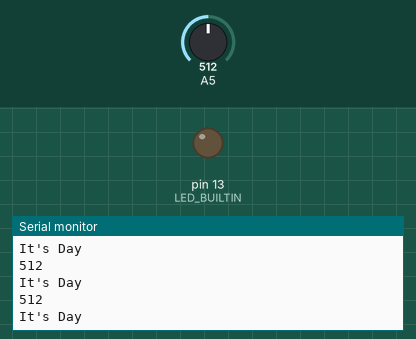
Simulated run of this sketch. Board: Arduino Uno, built with avr-gcc and run on an emulated ATmega328P. On the bench: output pins drawn as LEDs (lit = HIGH), the last lines printed to the serial monitor. Inputs (shaded band) come from the test bench; at power-on: A5 = 512.

Above: at 1.2 s.
1.3 s: A5 set to 104
At 2.2 s:
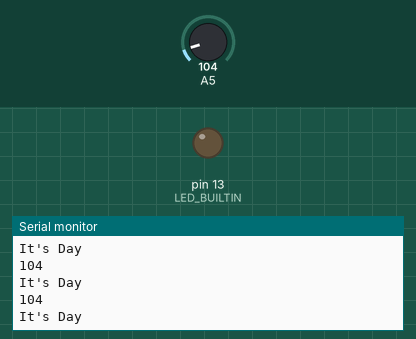
4.3 s: A5 set to 90
At 5.1 s:
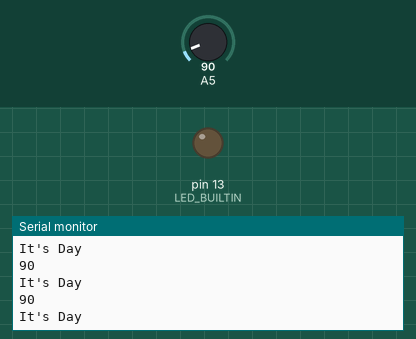
Timing chart, 0 to 7.3 s (numbered marks = the images above; inputs shaded):
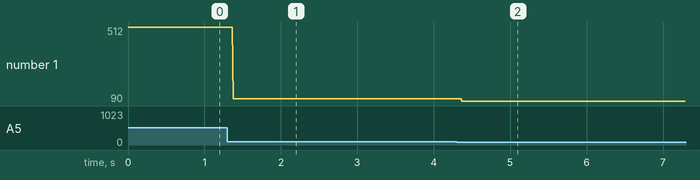

The sketch:

ChickenDoor.ino
```cpp
#include <EEPROM.h>


// 300 steps per inch  12 " = 3600


#include <AFMotor.h>
AF_Stepper motor(24, 2);

class Door {
    enum State {
      OPEN = 0,
      CLOSED = 1,
      MOVING = 2
    } state = CLOSED;

  public:
    void OpenDoor() {
      if (state == CLOSED) {
        state = MOVING;
        motor.step(3500, BACKWARD, MICROSTEP);
        state = OPEN;
      }
    }


    void CloseDoor() {
      if (state == OPEN) {
        state = MOVING;
        motor.step(3500, FORWARD, MICROSTEP);
        motor.release();
        state = CLOSED;
      }
    }
    void setup() {
      motor.setSpeed(300);

    }

    void loop() {

    }

};

Door door;

class DayNight {
    enum State {
      DAY = 0,
      NIGHT = 1
    } state ;
    unsigned int DayValue = 130;   // value to cross into day
    unsigned int NightValue = 20;   // value to cross into night
    unsigned int A0reading;

  void checkForDawn(){
    if (state==NIGHT){
      A0reading = analogRead(5);
      Serial.println(A0reading);
      if (A0reading>DayValue){
     //   digitalWrite(LED_BUILTIN, HIGH);
        state=DAY;
        Serial.println("   It just turned Day");
      }

    }
  }
  void checkForDusk(){
    if (state==DAY){
      A0reading = analogRead(5);
      Serial.println(A0reading);
      if (A0reading<NightValue){
     //     digitalWrite(LED_BUILTIN, LOW);
        Serial.println("   It just turned Night");
        state=NIGHT;
      }

    }
  }


  public:
    void setup() {
        state = NIGHT;
    }

    void loop() {
        checkForDawn();
        checkForDusk();
        if (state==DAY){
          Serial.println("It's Day ");
          door.OpenDoor();
        }
        if (state==NIGHT){
          Serial.println("It's Night");
          door.CloseDoor();
        }
    }


};

DayNight daynight;


void setup() {
  pinMode(LED_BUILTIN, OUTPUT);
  door.setup();
  daynight.setup();
  Serial.begin(9600);
}

void loop() {
  door.loop();
  daynight.loop();


}
```

Measured:
- after the input at 1.3 s, the serial monitor: prints a new line after 0.08 s (image 1)
- after the input at 4.3 s, the serial monitor: prints a new line after 0.07 s (image 2)
- plotted number 1: 512 → 104 after the input at 1.3 s, 104 → 90 after the input at 4.3 s
